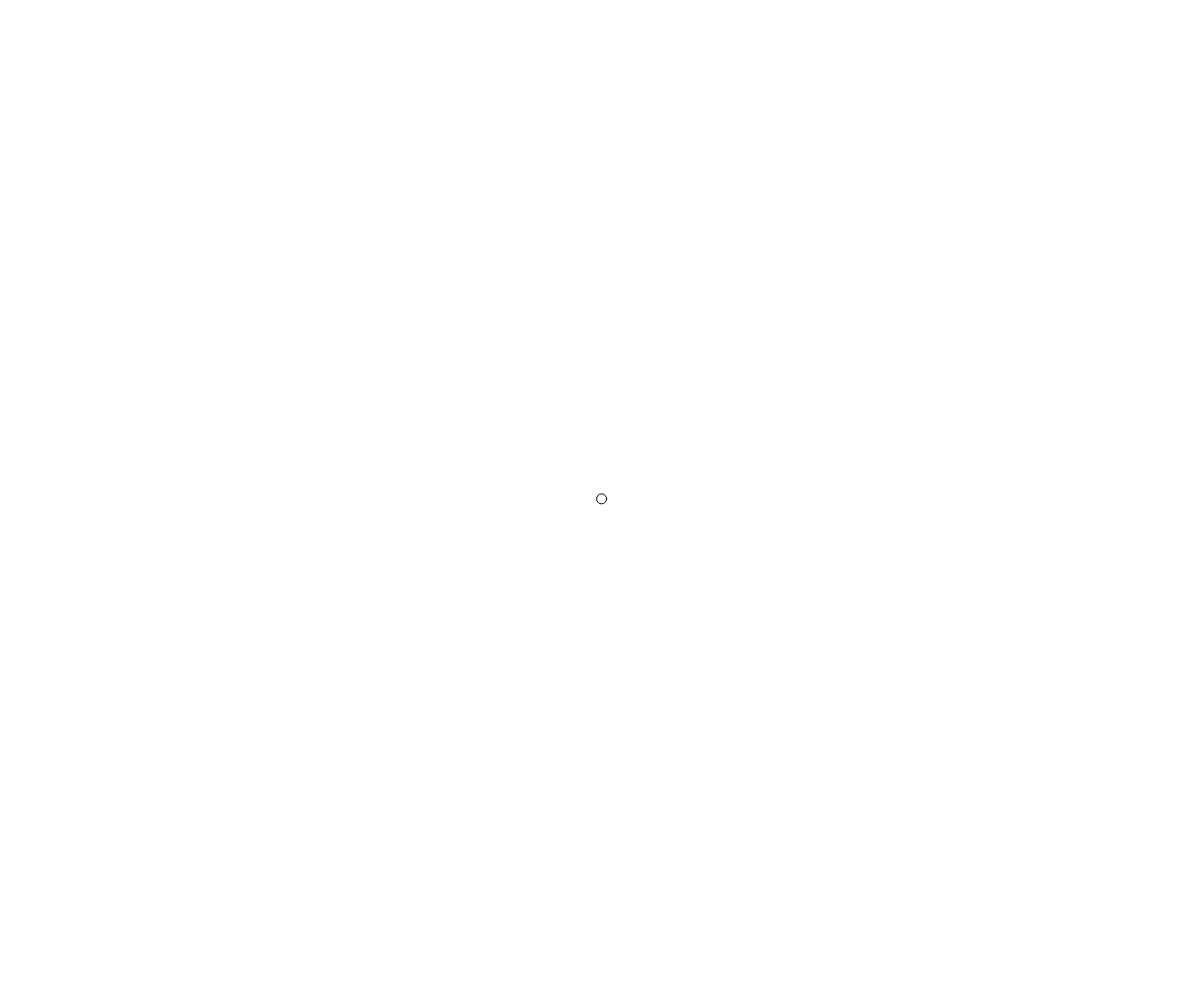
Frame 1 (no input)
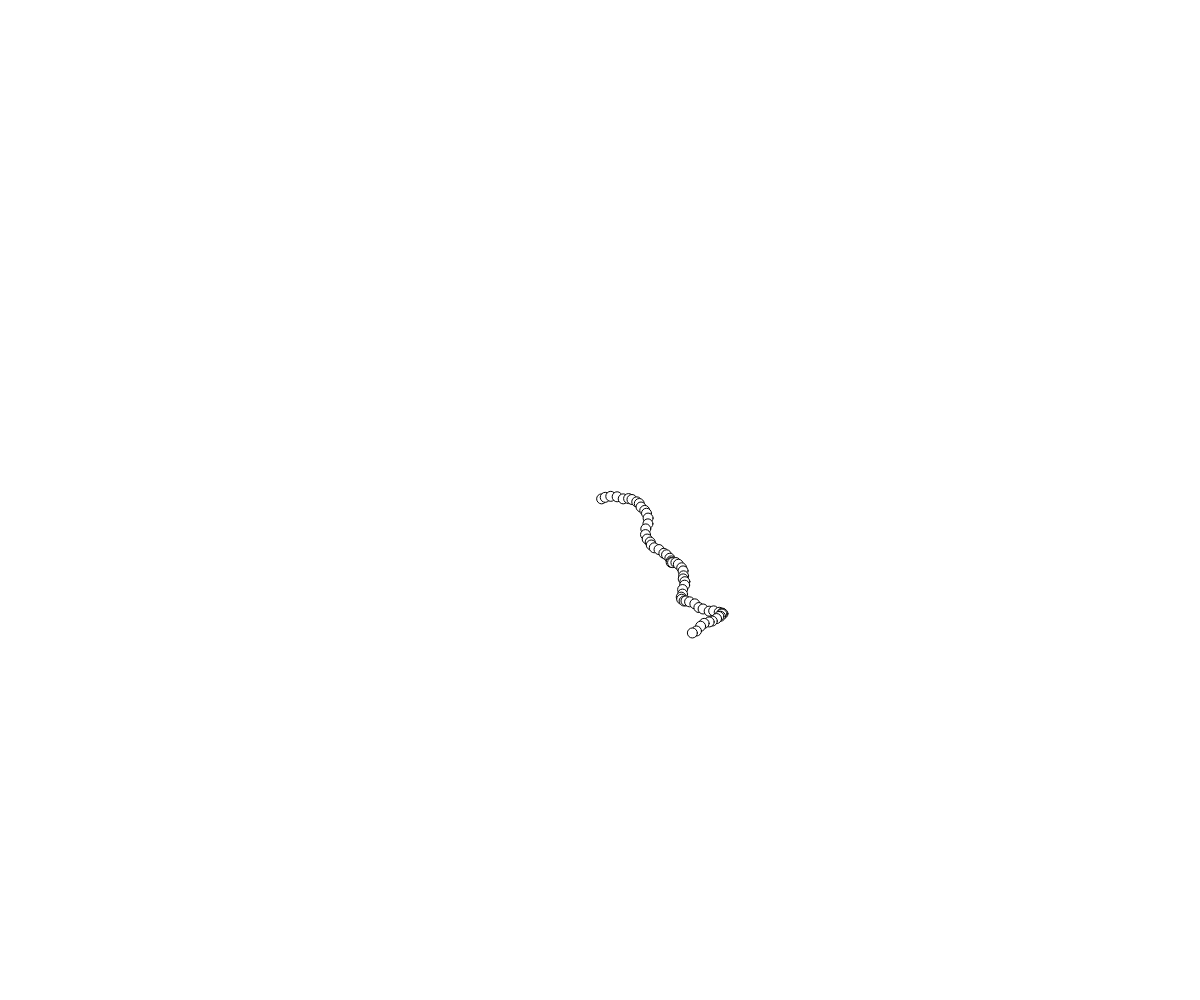
Frame 60 (no input)
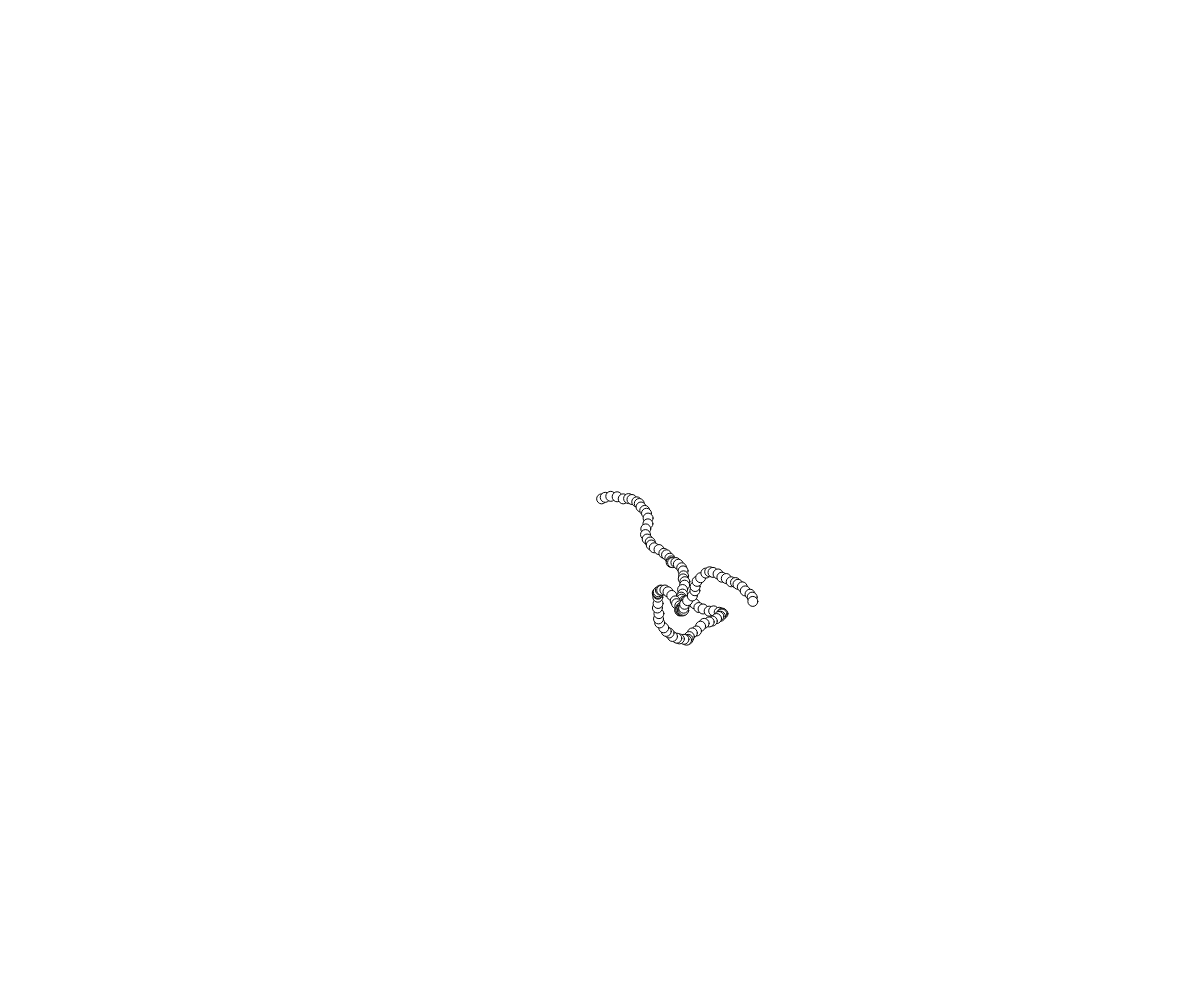
Frame 120 (the mouse pressed at the canvas centre since frame 60)

The p5.js sketch that drew these frames (run headless with seeded random() and noise() and a simulated clock; from frame 60 on, the mouse is pressed at the canvas centre):

// p5.js sketch
// ── sketch.js
// Vectors Demo

let m;
function setup() {
  createCanvas(windowWidth, windowHeight);
  m = new Mover(width/2,height/2);
}

function draw() {
  m.move();
  m.display();
}

class Mover{
  //constructor and properties
  constructor(x_, y_){
    this.size = 10;
    this.position = createVector(x_, y_);
    this.velocity = createVector(0,0);
    this.acceleration = createVector(0,0);
  }
  move(){
    this.acceleration = p5.Vector.random2D().mult(2);
    this.velocity.add(this.acceleration);
    this.position.add(this.velocity);
    this.velocity.limit(5);
    this.edges();
  }

  edges(){
    if(this.position.x < 0)this.position.x = width;
    if(this.position.x > width)this.position.x = 0;

    if(this.position.y < 0)this.position.y = height;
    if(this.position.y > height)this.position.y = 0;
  }

  display(){
    ellipseMode(CENTER);
    push();
    translate(this.position.x, this.position.y);
    ellipse(0,0,this.size, this.size);
    pop();
  }
}



// let position;
// let velocity;
// let gravity;
// position = createVector(width/2, height/2);
//   velocity = createVector(random(-5,5),random(-5,-1)) ;
//   gravity = createVector(0,0.08);
//    push();
//   translate(width/2,height/2);
//   let mouse = createVector(mouseX,mouseY);
//   let center = createVector(width/2,height/2);

  

//   let towardsMouse = mouse.sub(center);
//   //towardsMouse.limit(100);
//   towardsMouse.normalize();
//   towardsMouse.mult(50);
//   line(0,0,towardsMouse.x, towardsMouse.y);
  
//   let m = towardsMouse.mag();
//   textSize(30);
//   text(m, 0, 50);
  
//   pop();

  
  // velocity.add(gravity);
  // position.add(velocity);
  // ellipse(position.x,position.y, 40,40);
